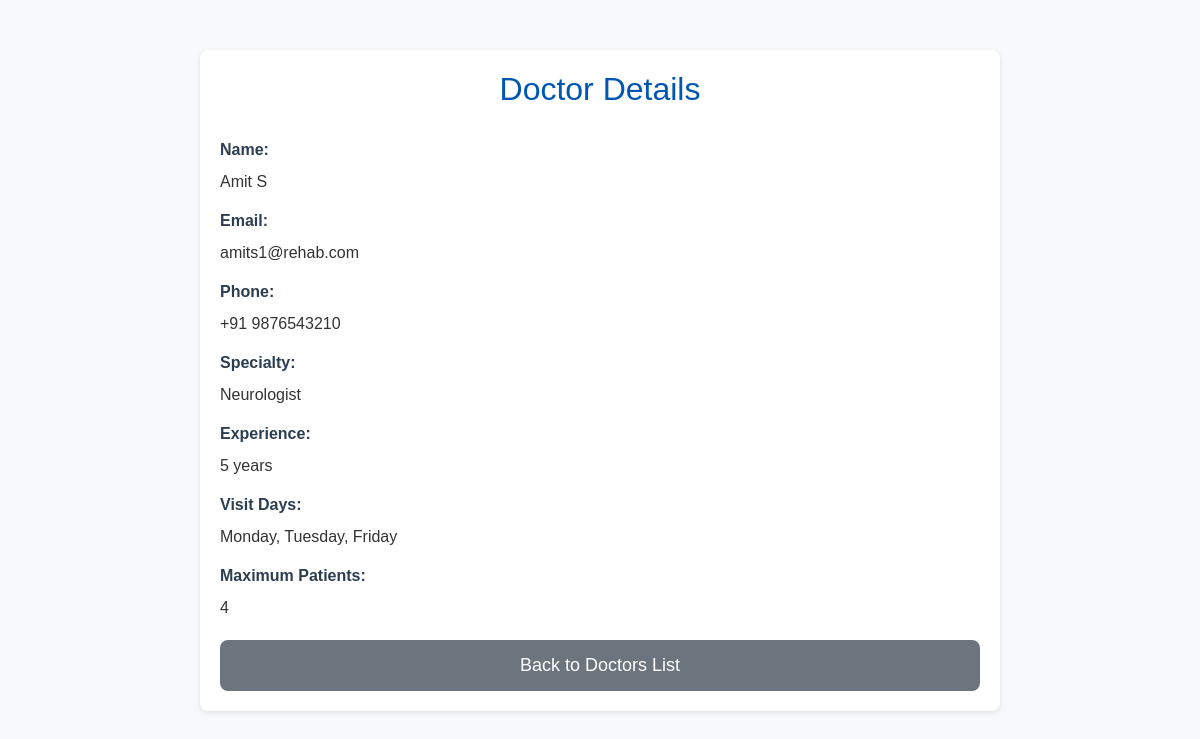
The app's page /view_doctor.php?email=amits1@rehab.com (signed in), older data.
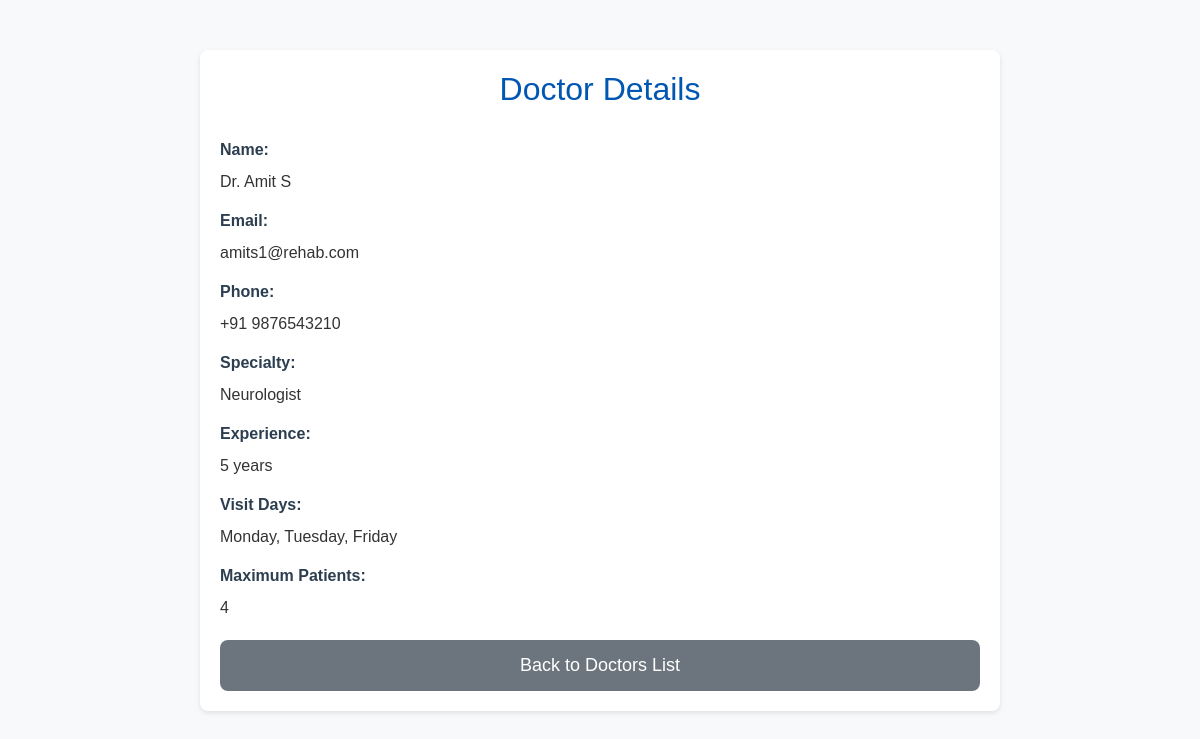
The same page, newer data.
### tables this page shows
CREATE TABLE `doctors` (
  `doctor_id` int(11) NOT NULL,
  `name` varchar(100) NOT NULL,
  `speciality` varchar(100) NOT NULL,
  `email` varchar(100) DEFAULT NULL,
  `password` varchar(255) NOT NULL,
  `phone` varchar(15) DEFAULT NULL,
  `experience` varchar(100) DEFAULT NULL,
  `visit_days` varchar(100) DEFAULT NULL,
  `max_patients` int(11) NOT NULL,
  `role_id` int(11) DEFAULT NULL,
  `appointment_count` int(11) DEFAULT 0
);

### view_doctor.php (the view, shortened to what this page needs)
<?php
include 'connection.php';
$email = urldecode($_GET['email']);
$query = "SELECT * FROM doctors WHERE email = '$email'";
$result = mysqli_query($conn, $query);
$doctor = mysqli_fetch_assoc($result);
?>
<!DOCTYPE html>
<html lang="en">
<head>
    <link rel="stylesheet" href="https://stackpath.bootstrapcdn.com/bootstrap/4.5.2/css/bootstrap.min.css">
</head>
<body>
    <div class="container">
        <h2>Doctor Details</h2>
        <div class="doctor-details">
            <label>Name:</label>
            <p><?php echo htmlspecialchars($doctor['name']); ?></p>
            <label>Email:</label>
            <p><?php echo htmlspecialchars($doctor['email']); ?></p>
            <label>Phone:</label>
            <p><?php echo htmlspecialchars($doctor['phone']); ?></p>
            <label>Specialty:</label>
            <p><?php echo htmlspecialchars($doctor['speciality']); ?></p>
            <label>Experience:</label>
            <p><?php echo htmlspecialchars($doctor['experience']); ?></p>
            <label>Visit Days:</label>
            <p><?php echo htmlspecialchars($doctor['visit_days']); ?></p>
            <label>Maximum Patients:</label>
            <p><?php echo htmlspecialchars($doctor['max_patients']); ?></p>
        </div>
        <a href="all_doc.php" class="btn-back">Back to Doctors List</a>
    </div>
</body>
</html>

Row changes from the older to the newer data that the page shows:
changed doctors "amits1@rehab.com": name "Amit S" → "Dr. Amit S"
